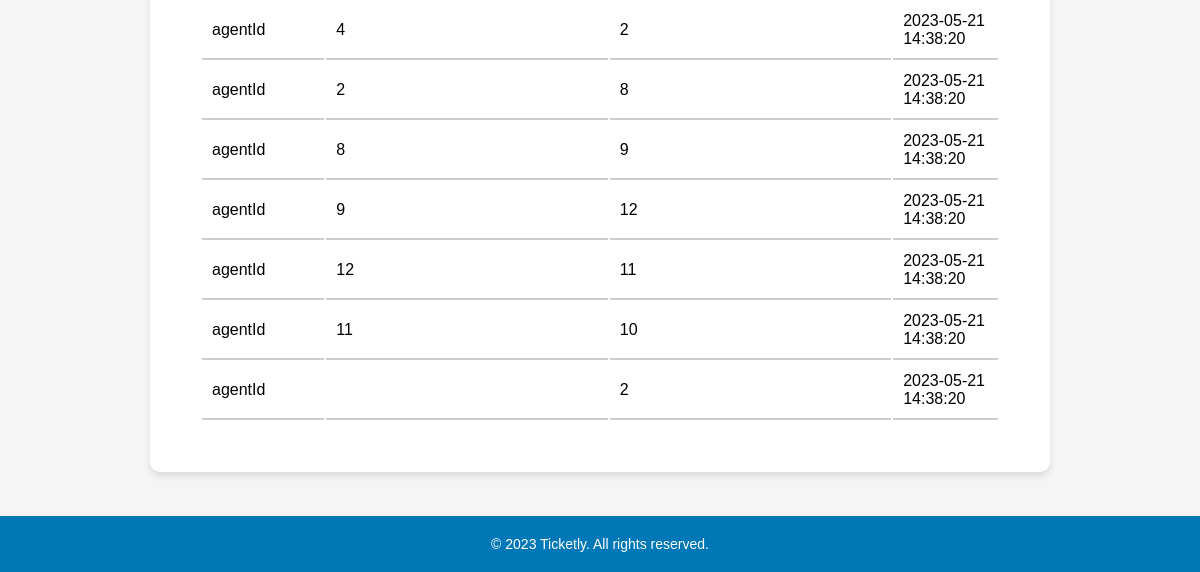
Before: /pages/ticketLog.php?id=1 (signed in, lower part) with the older database file.
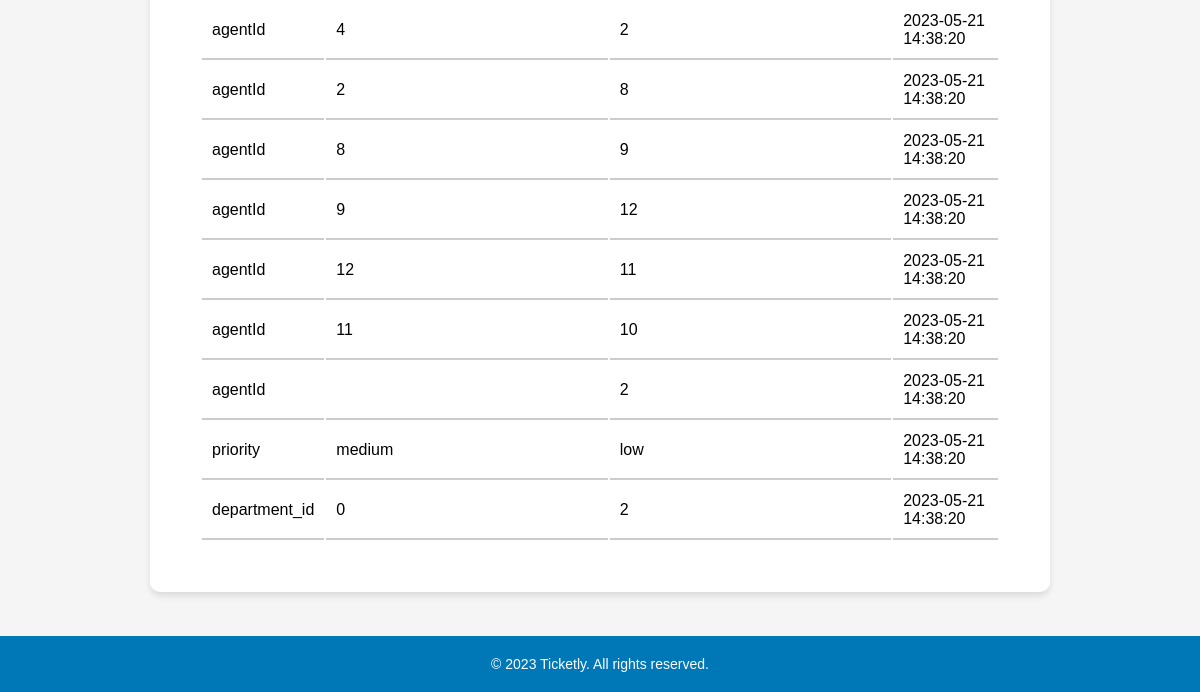
After: the same page with the newer database file.
### tables this page shows
CREATE TABLE ticket_logs (
    id INTEGER PRIMARY KEY AUTOINCREMENT,
    ticket_id INTEGER NOT NULL,
    field VARCHAR(255) NOT NULL,
    old_value TEXT,
    new_value TEXT,
    created_at DATETIME NOT NULL,
    FOREIGN KEY(ticket_id) REFERENCES tickets(id)
);

### pages/ticketLog.php (called while the page is built, shortened)
<?php
    $session = new Session();
    require_once(__DIR__ . '/../templates/ticketLog.tpl.php');
    drawTicketLog($session);
?>

### database/ticketLogs.class.php (called while the page is built, shortened)
<?php
    class TicketLogs {
        public function __construct(?int $id, int $ticketId, string $fieldName, string $oldValue, string $newValue) {
            $this->fieldName = $fieldName;
            $this->oldValue = $oldValue;
            $this->newValue = $newValue;
            $this->createdAt = date('Y-m-d H:i:s');
        }
    }
    function getLogsByTicketId(PDO $db, int $ticketId): array {
        $stmt = $db->prepare('SELECT * FROM ticket_logs WHERE ticket_id = :ticketId');
        $stmt->bindValue(':ticketId', $ticketId, PDO::PARAM_INT);
        $stmt->execute();
        $logs = [];
        while ($row = $stmt->fetch(PDO::FETCH_ASSOC)) {
            $logs[] = new TicketLogs(
                (int) $row['id'],
                (int) $row['ticket_id'],
                $row['field'],
                $row['old_value'],
                $row['new_value']
            );
        }
        return $logs;
    }
?>

### templates/ticketLog.tpl.php (the view, shortened to what this page needs)
<?php function drawTicketLog(Session $session) {
    ?>
    <!DOCTYPE html>
    <html lang="en">
    <head>
        <link rel="stylesheet" href="../style/listClients.css">
    </head>
    <body>
        <?php include '../templates/header.tpl.php';?>
        <main>
            <section id="ticket-log">
                <?php
                require_once '../database/connection.db.php';
                require_once '../database/ticketLogs.class.php';
                $db = getDatabaseConnection();
                $ticketID = $_GET['id'];
                $ticketLogs = getLogsByTicketId($db, $ticketID);
                if (empty($ticketLogs)) {
                    echo '<p>No logs found for this ticket.</p>';
                } else {
                    echo '<table>';
                    foreach ($ticketLogs as $log) {
                        echo '<tr>';
                        echo '<td>' . $log->fieldName . '</td>';
                        echo '<td>' . $log->oldValue . '</td>';
                        echo '<td>' . $log->newValue . '</td>';
                        echo '<td>' . $log->createdAt . '</td>';
                        echo '</tr>';
                    }
                    echo '</table>';
                }
                ?>
            </section>
        </main>
        <?php include '../templates/footer.tpl.php'; ?>
    </body>
    </html>
<?php } ?>

### templates/header.tpl.php (shortened to what this page needs)
<!DOCTYPE html>
<html>
    <link rel="stylesheet" href="../style/header.css">
</html>

### templates/footer.tpl.php
<!DOCTYPE html>
<html>
    <link rel="stylesheet" href="../style/footer.css">
    <footer>
        <p>&copy; 2023 Ticketly. All rights reserved.</p>
    </footer>
<html>

### style/listClients.css (style rules this page uses)
main { background-color: #fff; padding: 50px; border-radius: 10px; box-shadow: 0 4px 6px rgba(0, 0, 0, 0.1); margin: 50px auto; max-width: 900px; display: flex; flex-direction: column; align-items: center; margin-bottom: 100px; }

### style/header.css (style rules this page uses)
* { box-sizing: border-box; margin: 0; padding: 0; }
body { font-family: Arial, sans-serif; background-color: #f5f5f5; }

### style/footer.css (style rules this page uses)
footer { position: fixed; bottom: 0; left: 0; width: 100%; background-color: #0077b6; color: #fff; text-align: center; padding: 20px; font-size: 14px; margin: 0; }
footer p { margin: 0; }

Changed rows visible on the page:
added ticket_logs: field "priority", old_value "medium", new_value "low", createdAt "2023-05-21 14:38:20"
added ticket_logs: field "department_id", old_value "0", new_value "2", createdAt "2023-05-21 14:38:20"
